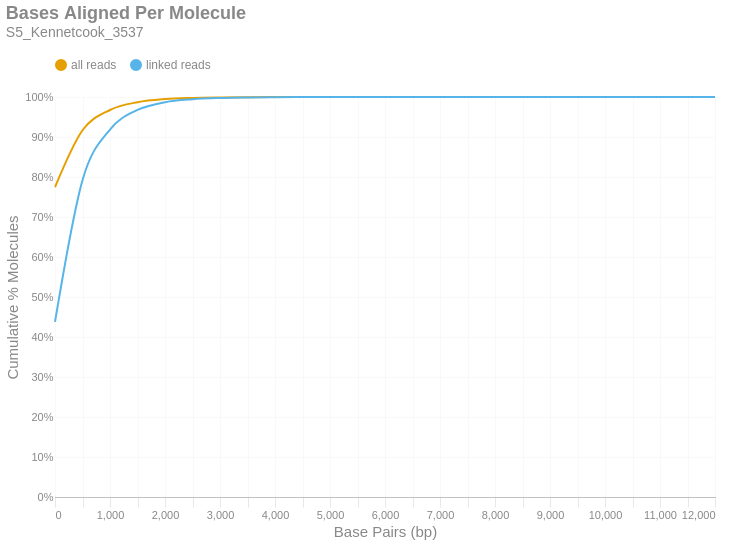

This figure's notebook cell:
### Markdown cell above
### Bases Aligned Per Molecule
This is a cumulative frequency distribution showing the number of base pairs aligned per unique molecule. These data are shown in 500 bp bins. There are two distributions: one with `all reads` (yellow) and another with only `linked reads` (blue). The percent of molecules in the `linked reads` distribution is relative to the total number of linked molecules.

### Code cell
if SKIPLR:
    print_html(f"Skipped")
else:
    binned_df = consolidated_hist(valids['aligned_bp'], mask, 500, True)
    with SafeRender(binned_df):
        (
            density_plot(binned_df, 'Bases Aligned Per Molecule', samplename, 'basesper')
            .encode(
                x=alt.X('bin:Q', title="Base Pairs (bp)").axis(tickMinStep=500).scale(padding=0),
                y=alt.Y('value:Q', title='Cumulative % Molecules')
                    .axis(format='%')
                    .scale(domain = [0,1])
                    .stack(False),
                color=alt.Color("key:N").scale(domain = ["all reads", "linked reads"]),
                tooltip = [
                    alt.Tooltip("key:N", title = "Data Type"),
                    alt.Tooltip("range_label:N", title="Bases Aligned Per Molecule"),
                    alt.Tooltip("value:Q", format = ".2%", title="% Molecules (Cum.)")
                ]
            )
        ).display()

### Figure 1 — Vega-Lite specification as saved in the notebook (floating-point values rounded to 4 significant figures)
{"width": "container", "height": 400, "config": {"title": {"anchor": "start", "dy": -15, "fontSize": 18, "color": "#888888", "subtitleColor": "#888888", "subtitleFontSize": 14}, "arc": {"fill": "#0072B2"}, "axis": {"domainColor": "#888888", "domainWidth": 0.5, "gridWidth": 0.2, "grid": false, "titleFontWeight": 400, "titleFontSize": 15, "labelFontSize": 11, "labelColor": "#888888", "tickColor": "#888888", "tickWidth": 0.2, "titleColor": "#888888"}, "axisBand": {"grid": false}, "axisX": {"grid": true, "tickSize": 10, "domainCap": "round"}, "axisY": {"domain": false, "grid": true, "tickSize": 0, "domainCap": "round"}, "background": "transparent", "header": {"labelFontSize": 15, "labelColor": "#888888", "titleFontSize": 15, "titleFontWeight": 600, "titleColor": "#888888"}, "legend": {"labelFont": "sans-serif", "labelFontSize": 12, "labelColor": "#888888", "symbolSize": 100, "symbolType": "circle", "titleFontSize": 12, "titlePadding": 10, "titleColor": "#888888", "title": null, "orient": "top"}, "range": {"category": ["#E69F00", "#56B4E9", "#009E73", "#F0E442", "#0072B2", "#D55E00", "#CC79A7", "#000000"], "diverging": ["#cfe8f3", "#a2d4ec", "#73bfe2", "#46abdb", "#1696d2", "#12719e"]}, "area": {"fill": "#0072B2", "fillOpacity": 0.7, "line": true, "strokeOpacity": 0.7}, "line": {"color": "#0072B2", "stroke": "#0072B2", "strokeWidth": 2}, "trail": {"color": "#0072B2", "stroke": "#0072B2", "strokeWidth": 0, "size": 1}, "point": {"filled": true, "fillOpacity": 1.0, "size": 95}, "text": {"color": "#888888", "fontSize": 11, "align": "right", "fontWeight": 400, "size": 11}, "bar": {"fill": "#0072B2", "stroke": null}, "view": {"stroke": null, "continuousWidth": 660, "continuousHeight": 400}}, "data": {"name": "data-0ac7dfc62df52f57e9f497d7c770f378"}, "mark": {"type": "line", "interpolate": "monotone", "point": {"opacity": 0, "size": 275}}, "encoding": {"color": {"field": "key", "scale": {"domain": ["all reads", "linked reads"]}, "type": "nominal"}, "tooltip": [{"field": "key", "title": "Data Type", "type": "nominal"}, {"field": "range_label", "title": "Bases Aligned Per Molecule", "type": "nominal"}, {"field": "value", "format": ".2%", "title": "% Molecules (Cum.)", "type": "quantitative"}], "x": {"axis": {"tickMinStep": 500}, "field": "bin", "scale": {"padding": 0}, "title": "Base Pairs (bp)", "type": "quantitative"}, "y": {"axis": {"format": "%"}, "field": "value", "scale": {"domain": [0, 1]}, "stack": false, "title": "Cumulative % Molecules", "type": "quantitative"}}, "params": [{"name": "param_c36ac31b6afebe62", "select": {"type": "point", "fields": ["key"]}, "bind": "legend"}], "title": {"text": "Bases Aligned Per Molecule", "subtitle": "S5_Kennetcook_3537"}, "transform": [{"fold": ["all reads (cumsum)", "linked reads (cumsum)"]}, {"calculate": "replace(datum.key, ' (cumsum)', '')", "as": "key"}, {"filter": {"param": "param_c36ac31b6afebe62"}}], "usermeta": {"embedOptions": {"downloadFileName": "S5_Kennetcook_3537.basesper"}}, "$schema": "https://vega.github.io/schema/vega-lite/v6.1.0.json", "datasets": {"data-0ac7dfc62df52f57e9f497d7c770f378": [{"bin": "0.0", "interval": "0.0-500.0", "all reads": 0.7744, "linked reads": 0.4379, "all reads (cumsum)": 0.7744, "linked reads (cumsum)": 0.4379, "range_label": "0-499"}, {"bin": "500.0", "interval": "500.0-1000.0", "all reads": 0.1424, "linked reads": 0.3542, "all reads (cumsum)": 0.9168, "linked reads (cumsum)": 0.7921, "range_label": "500-999"}, {"bin": "1000.0", "interval": "1000.0-1500.0", "all reads": 0.05068, "linked reads": 0.1266, "all reads (cumsum)": 0.9675, "linked reads (cumsum)": 0.9187, "range_label": "1000-1499"}, {"bin": "1500.0", "interval": "1500.0-2000.0", "all reads": 0.01957, "linked reads": 0.04891, "all reads (cumsum)": 0.987, "linked reads (cumsum)": 0.9676, "range_label": "1500-1999"}, {"bin": "2000.0", "interval": "2000.0-2500.0", "all reads": 0.007808, "linked reads": 0.01951, "all reads (cumsum)": 0.9949, "linked reads (cumsum)": 0.9871, "range_label": "2000-2499"}, {"bin": "2500.0", "interval": "2500.0-3000.0", "all reads": 0.002906, "linked reads": 0.007262, "all reads (cumsum)": 0.9978, "linked reads (cumsum)": 0.9944, "range_label": "2500-2999"}, {"bin": "3000.0", "interval": "3000.0-3500.0", "all reads": 0.001226, "linked reads": 0.003064, "all reads (cumsum)": 0.999, "linked reads (cumsum)": 0.9975, "range_label": "3000-3499"}, {"bin": "3500.0", "interval": "3500.0-4000.0", "all reads": 0.0005447, "linked reads": 0.001361, "all reads (cumsum)": 0.9995, "linked reads (cumsum)": 0.9988, "range_label": "3500-3999"}, {"bin": "4000.0", "interval": "4000.0-4500.0", "all reads": 0.0002519, "linked reads": 0.0006295, "all reads (cumsum)": 0.9998, "linked reads (cumsum)": 0.9995, "range_label": "4000-4499"}, {"bin": "4500.0", "interval": "4500.0-5000.0", "all reads": 0.0001146, "linked reads": 0.0002864, "all reads (cumsum)": 0.9999, "linked reads (cumsum)": 0.9997, "range_label": "4500-4999"}, {"bin": "5000.0", "interval": "5000.0-5500.0", "all reads": 5.686e-05, "linked reads": 0.0001421, "all reads (cumsum)": 1.0, "linked reads (cumsum)": 0.9999, "range_label": "5000-5499"}, {"bin": "5500.0", "interval": "5500.0-6000.0", "all reads": 2.247e-05, "linked reads": 5.616e-05, "all reads (cumsum)": 1.0, "linked reads (cumsum)": 0.9999, "range_label": "5500-5999"}, {"bin": "6000.0", "interval": "6000.0-6500.0", "all reads": 1.461e-05, "linked reads": 3.65e-05, "all reads (cumsum)": 1.0, "linked reads (cumsum)": 1.0, "range_label": "6000-6499"}, {"bin": "6500.0", "interval": "6500.0-7000.0", "all reads": 5.169e-06, "linked reads": 1.292e-05, "all reads (cumsum)": 1.0, "linked reads (cumsum)": 1.0, "range_label": "6500-6999"}, {"bin": "7000.0", "interval": "7000.0-7500.0", "all reads": 2.472e-06, "linked reads": 6.177e-06, "all reads (cumsum)": 1.0, "linked reads (cumsum)": 1.0, "range_label": "7000-7499"}, {"bin": "7500.0", "interval": "7500.0-8000.0", "all reads": 1.124e-06, "linked reads": 2.808e-06, "all reads (cumsum)": 1.0, "linked reads (cumsum)": 1.0, "range_label": "7500-7999"}, {"bin": "8000.0", "interval": "8000.0-8500.0", "all reads": 8.989e-07, "linked reads": 2.246e-06, "all reads (cumsum)": 1.0, "linked reads (cumsum)": 1.0, "range_label": "8000-8499"}, {"bin": "8500.0", "interval": "8500.0-9000.0", "all reads": 2.247e-07, "linked reads": 5.616e-07, "all reads (cumsum)": 1.0, "linked reads (cumsum)": 1.0, "range_label": "8500-8999"}, {"bin": "9000.0", "interval": "9000.0-9500.0", "all reads": 2.247e-07, "linked reads": 5.616e-07, "all reads (cumsum)": 1.0, "linked reads (cumsum)": 1.0, "range_label": "9000-9499"}, {"bin": "9500.0", "interval": "9500.0-10000.0", "all reads": 2.247e-07, "linked reads": 5.616e-07, "all reads (cumsum)": 1.0, "linked reads (cumsum)": 1.0, "range_label": "9500-9999"}, {"bin": "10000.0", "interval": "10000.0-10500.0", "all reads": 0.0, "linked reads": 0.0, "all reads (cumsum)": 1.0, "linked reads (cumsum)": 1.0, "range_label": "10000-10499"}, {"bin": "10500.0", "interval": "10500.0-11000.0", "all reads": 0.0, "linked reads": 0.0, "all reads (cumsum)": 1.0, "linked reads (cumsum)": 1.0, "range_label": "10500-10999"}, {"bin": "11000.0", "interval": "11000.0-11500.0", "all reads": 0.0, "linked reads": 0.0, "all reads (cumsum)": 1.0, "linked reads (cumsum)": 1.0, "range_label": "11000-11499"}, {"bin": "11500.0", "interval": "11500.0-12000.0", "all reads": 2.247e-07, "linked reads": 5.616e-07, "all reads (cumsum)": 1.0, "linked reads (cumsum)": 1.0, "range_label": "11500-11999"}, {"bin": "12000.0", "interval": "12000.0-12500.0", "all reads": 2.247e-07, "linked reads": 5.616e-07, "all reads (cumsum)": 1.0, "linked reads (cumsum)": 1.0, "range_label": "12000-12499"}]}}
